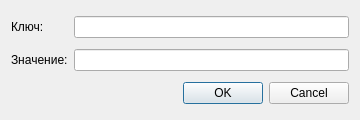
<?xml version="1.0" encoding="UTF-8"?>
<ui version="4.0">
 <class>DialogNewDirectoryValue</class>
 <widget class="QDialog" name="DialogNewDirectoryValue">
  <property name="geometry">
   <rect>
    <x>0</x>
    <y>0</y>
    <width>360</width>
    <height>120</height>
   </rect>
  </property>
  <property name="minimumSize">
   <size>
    <width>360</width>
    <height>120</height>
   </size>
  </property>
  <property name="windowTitle">
   <string>New directory value</string>
  </property>
  <layout class="QGridLayout" name="gridLayout">
   <item row="0" column="0">
    <widget class="QLabel" name="labelKey">
     <property name="text">
      <string>Ключ:</string>
     </property>
    </widget>
   </item>
   <item row="0" column="1">
    <widget class="QLineEdit" name="lineEditKey"/>
   </item>
   <item row="1" column="0">
    <widget class="QLabel" name="labelValue">
     <property name="text">
      <string>Значение:</string>
     </property>
    </widget>
   </item>
   <item row="1" column="1">
    <widget class="QLineEdit" name="lineEditValue"/>
   </item>
   <item row="2" column="0" colspan="2">
    <widget class="QDialogButtonBox" name="buttonBox">
     <property name="orientation">
      <enum>Qt::Horizontal</enum>
     </property>
     <property name="standardButtons">
      <set>QDialogButtonBox::Cancel|QDialogButtonBox::Ok</set>
     </property>
    </widget>
   </item>
  </layout>
 </widget>
 <resources/>
 <connections>
  <connection>
   <sender>buttonBox</sender>
   <signal>accepted()</signal>
   <receiver>DialogNewDirectoryValue</receiver>
   <slot>accept()</slot>
   <hints>
    <hint type="sourcelabel">
     <x>248</x>
     <y>254</y>
    </hint>
    <hint type="destinationlabel">
     <x>157</x>
     <y>274</y>
    </hint>
   </hints>
  </connection>
  <connection>
   <sender>buttonBox</sender>
   <signal>rejected()</signal>
   <receiver>DialogNewDirectoryValue</receiver>
   <slot>reject()</slot>
   <hints>
    <hint type="sourcelabel">
     <x>316</x>
     <y>260</y>
    </hint>
    <hint type="destinationlabel">
     <x>286</x>
     <y>274</y>
    </hint>
   </hints>
  </connection>
 </connections>
</ui>
